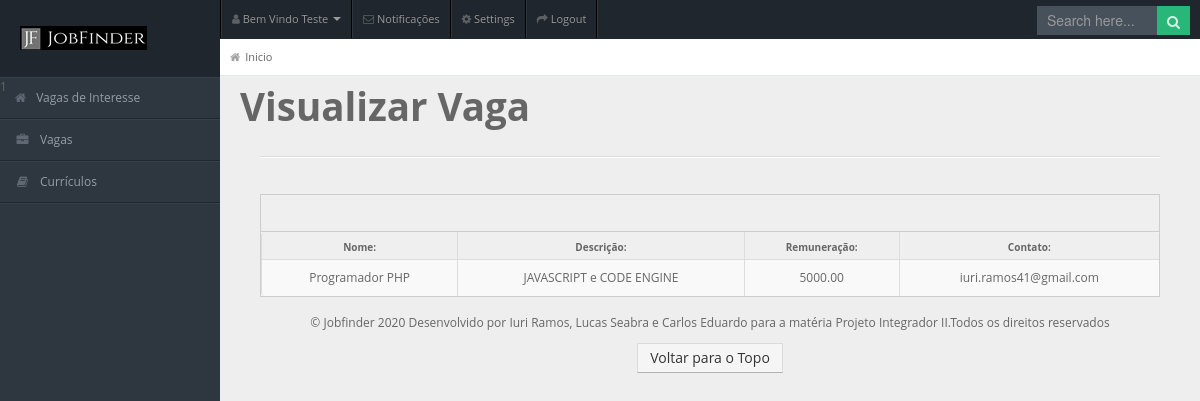
The page /admin/vagas/10/visualizar (signed in) on the database its author committed.
### tables this page shows
CREATE TABLE IF NOT EXISTS `tb_vagas` (
  `id` int(10) NOT NULL AUTO_INCREMENT,
  `nome` varchar(55) NOT NULL DEFAULT '',
  `area` int(10) NOT NULL DEFAULT 0,
  `descricao` varchar(255) DEFAULT NULL,
  `remuneracao` decimal(10,2) DEFAULT NULL,
  `id_user` int(2) NOT NULL DEFAULT 0,
  PRIMARY KEY (`id`),
  KEY `id_area` (`area`),
  KEY `id_user` (`id_user`),
  CONSTRAINT `FK_area_vagas` FOREIGN KEY (`area`) REFERENCES `tb_area` (`id`) ON DELETE NO ACTION ON UPDATE NO ACTION,
  CONSTRAINT `FK_user_vagas` FOREIGN KEY (`id_user`) REFERENCES `tb_user` (`id`) ON DELETE NO ACTION ON UPDATE NO ACTION
);

CREATE TABLE IF NOT EXISTS `tb_user` (
  `id` int(11) NOT NULL AUTO_INCREMENT,
  `nome` varchar(100) NOT NULL,
  `email` varchar(55) NOT NULL,
  `pass` varchar(55) NOT NULL,
  `area` int(10) NOT NULL,
  `nivel` int(1) NOT NULL,
  PRIMARY KEY (`id`),
  UNIQUE KEY `nome` (`nome`),
  UNIQUE KEY `email` (`email`),
  KEY `id_area` (`area`),
  CONSTRAINT `FK_area_user` FOREIGN KEY (`area`) REFERENCES `tb_area` (`id`) ON DELETE NO ACTION ON UPDATE NO ACTION
);

### core/Controller.php (called while the page is built, shortened)
<?php
function viewAdmin($view, $variaveis = []){
    require LAYOUTS."/admin.php";
}
?>

### app/controllers/VagasController.php (called while the page is built, shortened)
<?php
require MODELS.'/VagasModel.php';
function visualizar($id){
    $vaga = buscar_vaga($id);
viewAdmin('vagas/visualizar',['vaga'=>$vaga]);
}

### index.php (called while the page is built, shortened)
<?php
require CORE."/Bootstrap.php";
$routes = require CORE."/Routes.php";
carregarRota($routes);
?>

### app/models/VagasModel.php (called while the page is built, shortened)
<?php
function buscar_vaga($id){
    $db=conexao();
    $sql="SELECT tb_vagas.id,tb_vagas.nome as nome_vaga,tb_vagas.descricao,tb_vagas.remuneracao,tb_user.email as email_empresa FROM tb_vagas INNER JOIN tb_user ON tb_vagas.id_user = tb_user.id WHERE tb_vagas.id =:id";
    try{
        $stmt = $db->prepare($sql);
        $stmt->bindParam(":id",$id,PDO::PARAM_INT);
        $stmt->execute();
        return $stmt->fetch(PDO::FETCH_ASSOC);
    }catch(\PDOException $e){
die($e->getMessage());
return false;
    }
}
?>

### app/views/vagas/visualizar.php (the view, shortened to what this page needs)
<h1>Visualizar Vaga</h1>
<div class="container-fluid">
    <hr>
<div class="widget-box">
    <div class="widget-title"><h5></h5></div>
    <div class="widget-content nopadding">
    <table class="table table-bordered table-striped">
        <thead>
            <tr>
            <th>Nome:</th>
            <th>Descrição:</th>
            <th>Remuneração:</th>
            <th>Contato:</th>
            </tr>
        </thead>
        <tbody>
            <td style="text-align: center;"><?=$vaga['nome_vaga']?></td>
            <td style="text-align: center;"><?=$vaga['descricao']?></td>
            <td style="text-align: center;"><?=$vaga['remuneracao']?></td>
            <td style="text-align: center;"><?=$vaga['email_empresa']?></td>
        </tbody>
    </table>
</div>
</div>

### core/Bootstrap.php (shortened to what this page needs)
<?php
function carregarRota($routes){
    foreach($routes as $rota => $controller){
        $url = strtok($_SERVER['REQUEST_URI'],'?');
        $rota = str_replace("/","\/",$rota);
        if (preg_match('/^'.$rota.'$/i', $url , $parametro)) {
            unset($parametro[0]);
            $requisicao = explode("@", $controller);
            $acao = $requisicao[1];
            call_user_func_array($acao,$parametro);
            return;
        }
    }
}

### app/views/layouts/admin.php (shortened to what this page needs)
<!DOCTYPE html>
<html lang="pt-br">
<head>
    <link rel="stylesheet" href="/assets/css/bootstrap.min.css" />
    <link rel="stylesheet" href="/assets/css/bootstrap-responsive.min.css" />
    <link rel="stylesheet" href="/assets/css/fullcalendar.css" />
    <link rel="stylesheet" href="/assets/css/matrix-style.css" />
    <link rel="stylesheet" href="/assets/css/matrix-media.css" />
    <link href="/assets/css/font-awesome.css" rel="stylesheet" />
    <link href="/assets/css/uniform.css" rel="stylesheet"/>
    <link rel="stylesheet" href="/assets/css/jquery.gritter.css" />
    <link href="https://stackpath.bootstrapcdn.com/font-awesome/4.7.0/css/font-awesome.min.css" rel="stylesheet">
</head>
<body>
    <div id="header">
        <h1><a href="/admin">JobFinder</a></h1>
    </div>
    <div id="user-nav" class="navbar navbar-inverse">
        <ul class="nav">
            <li class="dropdown" id="profile-messages"><a title="" href="#" data-toggle="dropdown" data-target="#profile-messages" class="dropdown-toggle"><i class="icon icon-user"></i> <span class="text">Bem Vindo <?=ucfirst($_SESSION['nome'][0])?> </span><b class="caret"></b></a>
            </li>
            <li class="dropdown" id="menu-messages"><a href="#" data-toggle="dropdown" data-target="#menu-messages" class="dropdown-toggle"><i class="icon icon-envelope"></i> <span class="text">Notificações</span></a>
            </li>
            <li class=""><a title="" href="#"><i class="icon icon-cog"></i> <span class="text">Settings</span></a></li>
            <li class=""><a title="" href="/logout"><i class="icon icon-share-alt"></i> <span class="text">Logout</span></a></li>
        </ul>
    </div>
    <div id="search">
        <input type="text" placeholder="Search here..." />
        <button type="submit" class="tip-bottom" title="Search"><i class="icon-search icon-white"></i></button>
    </div>
    <div id="sidebar">
        <?= include_once '_menuAdmin.php'; ?>
    </div>
    <div id="content">
        <div id="content-header">
            <div id="breadcrumb"> <a href="/admin" title="Admin" class="tip-bottom"><i class="icon-home"></i>Inicio</a></div>
        </div>
        <div class="container-fluid">
<?php include $conteudoView ?>
        </div>
    </div>
</body>
<footer class="blog-footer text-center">
      <p>&copy Jobfinder <?=date('Y');?> Desenvolvido por Iuri Ramos, Lucas Seabra e Carlos Eduardo para a matéria Projeto Integrador II.Todos os direitos reservados</p>
      <p>
        <a class="btn btn-secondary" href="#">Voltar para o Topo</a>
      </p>
    </footer>
</html>

### app/views/layouts/_menuAdmin.php (shortened to what this page needs)
<ul style="display:block;">
<li>
  <?php
if($_SESSION['nivel'][0]==1){
echo('<a href="/admin"><i class="fa fa-home" aria-hidden="true"></i>Vagas de Interesse</a>');
}elseif($_SESSION['nivel'][0]==2){
 echo('<a href="/admin"><i class="fa fa-home" aria-hidden="true"></i>Possíveis Candidatos</a>');
}
  ?>
</li>
<li class="submenu">
    <a href="#"><i class="fa icon-briefcase"></i>Vagas</a>
</li>
<?php
  if($_SESSION['nivel'][0]==1){
  echo('<li class="submenu">
  <a href="#"><i class="icon icon-book"></i>Currículos</a>
  <ul>
  <li class="submenu-open"><a href="/admin/curriculo/cadastrar"><span>Cadastrar Currículo</span></a></li>
  <li class="submenu-open"><a href="/admin/curriculo/atualizar"><span>Atualizar Currículo</span></a></li>
  </ul>
</li>');
  }
?>
</ul>

### assets/css/matrix-style.css (style rules this page uses)
* { outline:none !important; -moz-outline: none !important; }
html, body { height:100% }
body { overflow-x: hidden; margin-top: -10px; font-family: 'Open Sans', sans-serif; font-size:12px; color:#666; }
a { color:#666; }
select, textarea, input[type="text"], input[type="password"], input[type="datetime"], input[type="datetime-local"], input[type="date"], input[type="month"], input[type="time"], input[type="week"], input[type="number"], input[type="email"], input[type="url"], input[type="search"], input[type="tel"], input[type="color"], .uneditable-input, .label, .dropdown-menu, .btn, .well, .progress, .table-bordered, .btn-group > .btn:first-child, .btn-group > .btn:last-child, .btn-group > .btn:last-child, .btn-group > .dropdown-toggle, .alert { border-radius:0px; }
.btn, textarea, input[type="text"], input[type="password"], input[type="datetime"], input[type="datetime-local"], input[type="date"], input[type="month"], input[type="time"], input[type="week"], input[type="number"], input[type="email"], input[type="url"], input[type="search"], input[type="tel"], input[type="color"], .uneditable-input { box-shadow:none; }
.progress, .progress-success .bar, .progress .bar-success, .progress-warning .bar, .progress .bar-warning, .progress-danger .bar, .progress .bar-danger, .progress-info .bar, .progress .bar-info, .btn, .btn-primary { background-image:none; }
hr { border-top-color:#dadada; }
#header { height: 77px; position: relative; width: 100%; z-index: -9; }
#header h1 { background: url("/assets/img/logo.png") no-repeat scroll 0 0 transparent; height: 31px; left: 20px; line-height: 600px; overflow: hidden; position: relative; top: 26px; width: 191px; }
#header h1 a { display: block; }
#search { position: absolute; z-index: 25; top: 6px; right:10px; }
#search input[type=text] { padding: 4px 10px 5px; border: 0; width: 100px; }
#search button { border: 0; margin-left:-3px; margin-top: -11px; padding: 5px 10px 4px; }
#search button i { opacity: 0.8; color:#fff; }
#user-nav { position: absolute; left: 220px; top:0px; z-index: 20; margin: 0; }
#user-nav > ul { margin: 0; padding: 0; list-style: none; border-right: 1px solid #2e363f;border-left: 1px solid #000; }
#user-nav > ul > li { float: left; list-style-type: none; margin: 0; position: relative; padding: 0; border-left: 1px solid #2e363f; border-right: 1px solid #000; }
#user-nav > ul > li > a { padding:9px 10px; display: block; font-size: 11px; }
#user-nav > ul > li > a > i, #sidebar li a i { opacity: .5; margin-top: 2px; }
#sidebar { display: block; float: left; position: relative; width: 220px; z-index: 16; }
#sidebar > ul { list-style: none; margin: 0px 0 0; padding: 0; position: absolute; width: 220px; }
#sidebar > ul > li { display: block; position: relative; }
#sidebar > ul > li > a { padding: 10px 0 10px 15px; display: block; color: #939da8; }
#sidebar > ul > li > a > i { margin-right: 10px; }
#content { background: none repeat scroll 0 0 #eeeeee; margin-left: 220px; margin-right: 0; padding-bottom: 25px; position: relative; min-height:100%; width: auto; }
#content-header { position: abslute; width: 100%; margin-top: -38px; z-index: 20; }
#breadcrumb { background-color: #fff; border-bottom: 1px solid #e3ebed; }
#breadcrumb a { padding: 8px 20px 8px 10px; display: inline-block; background-image: url('../img/breadcrumb.png'); background-position: center right; background-repeat: no-repeat; font-size: 11px; color: #666666; }
#breadcrumb a:last-child { background-image:none; }
#breadcrumb a i { margin-right: 5px; opacity: .6; }
.stat-boxes .peity_bar_good, .stat-boxes .peity_line_good, { color: #459D1C; }
.widget-box { background: none repeat scroll 0 0 #F9F9F9; border-left: 1px solid #CDCDCD; border-top: 1px solid #CDCDCD; border-right: 1px solid #CDCDCD; clear: both; margin-top: 16px; margin-bottom: 16px; position: relative; }
.widget-title, .modal-header, .table th, div.dataTables_wrapper .ui-widget-header { background:#efefef; border-bottom: 1px solid #CDCDCD; height: 36px; }
.widget-title h5 { color: #666; float: left; font-size: 12px; font-weight: bold; padding: 12px; line-height: 12px; margin: 0; }
.widget-content { padding:15px; border-bottom: 1px solid #cdcdcd; }
.table th { height: auto; font-size: 10px; padding: 5px 10px 2px; border-bottom: 0; text-align: center; color: #666666; }
.nopadding { padding: 0 !important; }
.nopadding .table { margin-bottom: 0; }
.nopadding .table-bordered { border: 0; }

### rows shown on the page
tb_vagas: nome "Programador PHP", descricao "JAVASCRIPT e CODE ENGINE", remuneracao "5000.00", id_user.email "iuri.ramos41@gmail.com"
